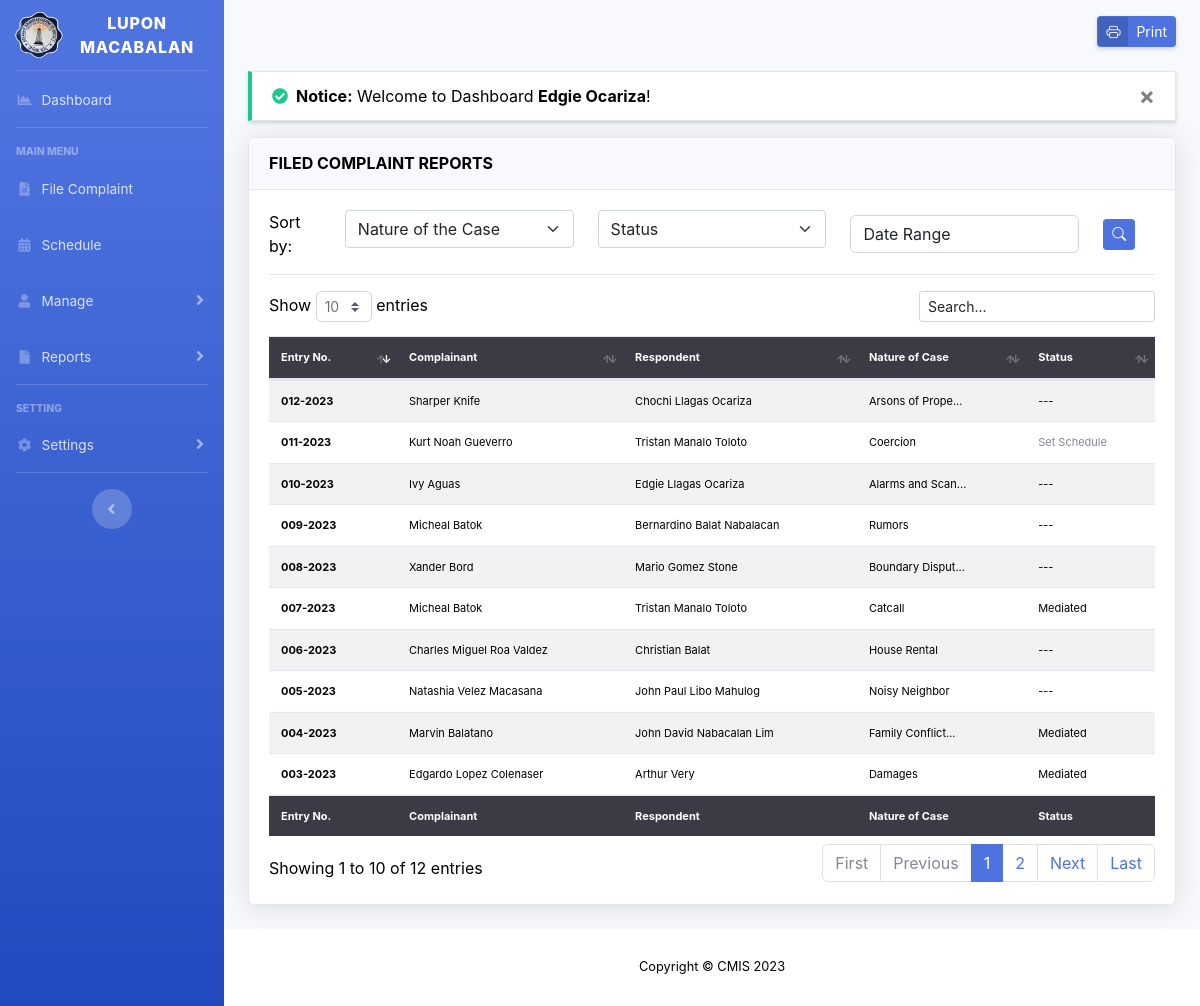
The page /filed-complaint-reports.php (signed in) on the database as committed earlier.
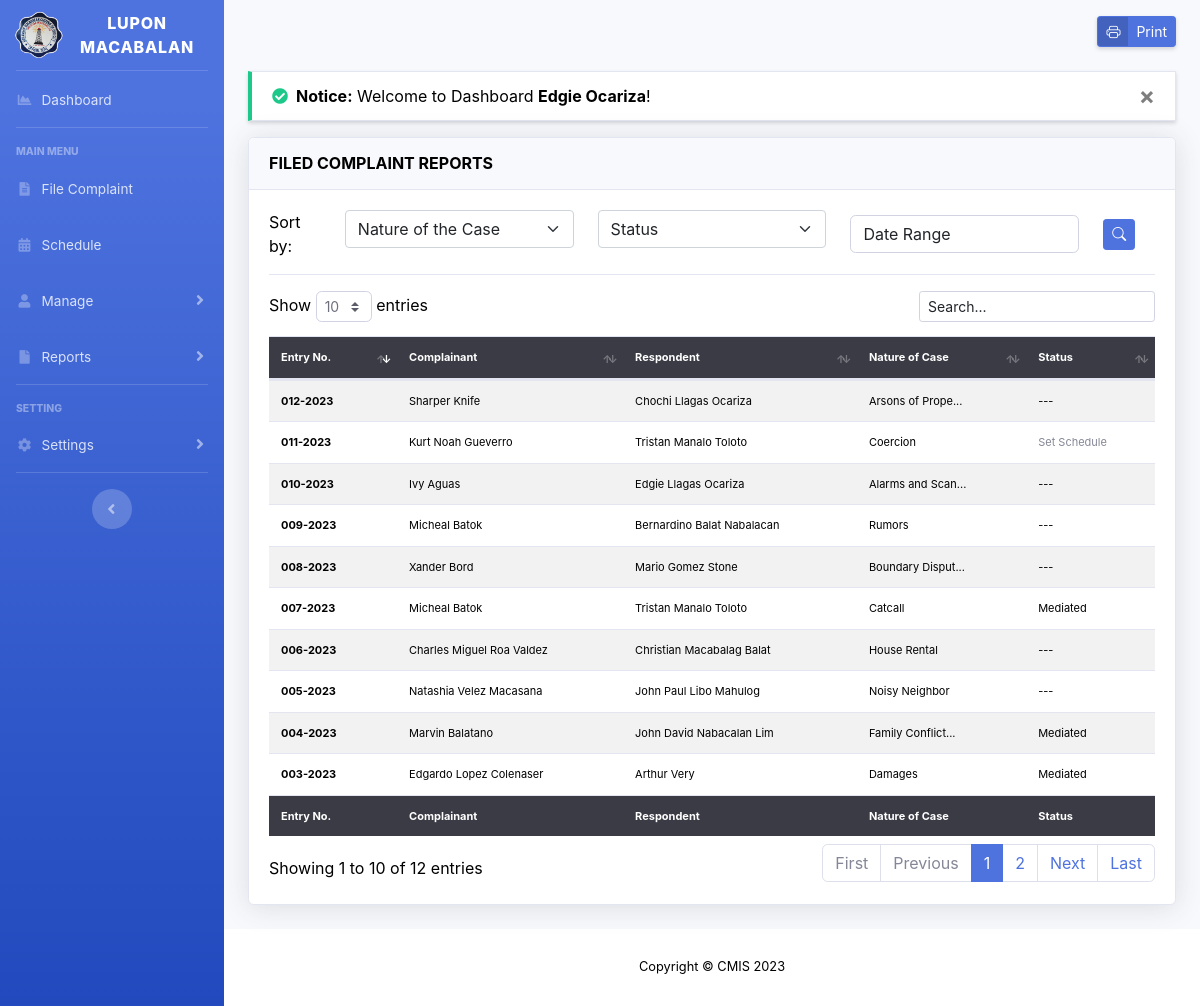
The same page on the database as committed later.
### tables this page shows
CREATE TABLE `tbl_file_complaint` (
  `fc_id` varchar(50) NOT NULL,
  `comp_id` int(15) NOT NULL,
  `resp_id` int(15) NOT NULL,
  `com_id` int(15) NOT NULL,
  `fc_statement` text NOT NULL,
  `status_id` int(11) NOT NULL,
  `fc_type` int(11) NOT NULL DEFAULT 0 COMMENT '[0] = Resident\r\n[1] = Non Resident',
  `fc_regdatetime` timestamp NOT NULL DEFAULT current_timestamp(),
  `fc_moddatetime` timestamp NOT NULL DEFAULT current_timestamp() ON UPDATE current_timestamp(),
  PRIMARY KEY (`fc_id`),
  KEY `comp_id` (`comp_id`,`resp_id`,`com_id`,`status_id`)
);

CREATE TABLE `tbl_residents` (
  `res_id` int(15) unsigned NOT NULL AUTO_INCREMENT,
  `res_fname` varchar(50) NOT NULL,
  `res_mname` varchar(50) NOT NULL,
  `res_lname` varchar(50) NOT NULL,
  `res_suffix` varchar(5) NOT NULL,
  `res_birthday` date NOT NULL,
  `res_age` int(3) NOT NULL,
  `res_gender` text NOT NULL,
  `res_cstatus` text NOT NULL,
  `zone_id` int(11) NOT NULL,
  `res_contact` varchar(11) NOT NULL,
  `res_regDateTime` timestamp NOT NULL DEFAULT current_timestamp(),
  `res_moddatetime` timestamp NOT NULL DEFAULT current_timestamp() ON UPDATE current_timestamp(),
  PRIMARY KEY (`res_id`),
  KEY `zone_id` (`zone_id`)
);

CREATE TABLE `tbl_complaint_type` (
  `com_id` int(15) NOT NULL AUTO_INCREMENT,
  `com_name` varchar(100) NOT NULL,
  `com_details` text NOT NULL,
  `com_regdatetime` timestamp NOT NULL DEFAULT current_timestamp(),
  PRIMARY KEY (`com_id`)
);

CREATE TABLE `tbl_status` (
  `status_id` int(11) unsigned NOT NULL AUTO_INCREMENT,
  `status_name` varchar(50) NOT NULL,
  `status_description` text NOT NULL,
  `status_regdatetime` timestamp NOT NULL DEFAULT current_timestamp(),
  PRIMARY KEY (`status_id`)
);

CREATE TABLE `tbl_non_residents` (
  `nres_id` int(15) unsigned NOT NULL AUTO_INCREMENT,
  `nres_fname` varchar(50) NOT NULL,
  `nres_mname` varchar(50) NOT NULL,
  `nres_lname` varchar(50) NOT NULL,
  `nres_suffix` varchar(5) NOT NULL,
  `nres_birthday` date NOT NULL,
  `nres_age` int(3) NOT NULL,
  `nres_gender` text NOT NULL,
  `citizenship_id` int(11) NOT NULL,
  `nres_cstatus` text NOT NULL,
  `nres_zone` text NOT NULL,
  `nres_barangay` text NOT NULL,
  `nres_city` text NOT NULL,
  `nres_province` text NOT NULL,
  `nres_zcode` text NOT NULL,
  `nres_contact` varchar(11) NOT NULL,
  `nres_regdatetime` timestamp NOT NULL DEFAULT current_timestamp(),
  `nres_moddatetime` timestamp NOT NULL DEFAULT current_timestamp() ON UPDATE current_timestamp(),
  PRIMARY KEY (`nres_id`),
  KEY `citizenship_id` (`citizenship_id`)
);

### filed-complaint-reports.php (the view, shortened to what this page needs)
<?php
include 'layouts/header.php';
include 'config/connection.php';
if (isset($_POST['com_id']) && isset($_POST['status']) && isset($_POST['range']) && $_POST['range'] != "") {
	$com_id = $_POST['com_id'];
	$status_id = $_POST['status'];
	$range = $_POST['range'];
	$start = date('Y-m-d', strtotime(substr($range, 0, 10)));
	$end = date('Y-m-d', strtotime(substr($range, 13, 10)));
	$fc = $connection->query("SELECT * FROM tbl_file_complaint WHERE com_id = '$com_id' AND status_id = '$status_id' AND DATE_FORMAT(fc_regdatetime, '%Y-%m-%d') BETWEEN '$start' AND '$end'");
} else if (isset($_POST['com_id']) && isset($_POST['status'])) {
	$com_id = $_POST['com_id'];
	$status_id = $_POST['status'];
	$fc = $connection->query("SELECT * FROM tbl_file_complaint WHERE com_id = '$com_id' AND status_id = '$status_id'");
} else if (isset($_POST['com_id'])) {
	$com_id = $_POST['com_id'];
	$fc = $connection->query("SELECT * FROM tbl_file_complaint WHERE com_id = '$com_id'");
} else if (isset($_POST['status'])) {
	$status_id = $_POST['status'];
	$range = $_POST['range'];
	$start = date('Y-m-d', strtotime(substr($range, 0, 10)));
	$end = date('Y-m-d', strtotime(substr($range, 13, 10)));
	$fc = $connection->query("SELECT * FROM tbl_file_complaint WHERE status_id = '$status_id'");
} else if (isset($_POST['range']) && $_POST['range'] != "") {
	$range = $_POST['date_range'];
	$start = date('Y-m-d', strtotime(substr($range, 0, 10)));
	$end = date('Y-m-d', strtotime(substr($range, 13, 10)));
	$fc = $connection->query("SELECT * FROM tbl_file_complaint WHERE DATE_FORMAT(fc_regdatetime, '%Y-%m-%d') BETWEEN '$start' AND '$end'");
} else {
	$fc = $connection->query("SELECT * FROM tbl_file_complaint");
}
?>
<div id="content">
	<div class="container-fluid">
		<div class="d-sm-flex align-items-center mb-4">
			<button href="#" class="ml-auto btn btn-sm btn-primary btn-icon-split shadow-sm" id="print">
				<span class="icon">
					<i class="bi bi-printer"></i>
				</span>
				<span class="text">Print</span>
			</button>
		</div>
		<?php include 'config/message.php'; ?>
		<div id="printThis">
			<div class="card shadow mb-4">
				<div class="card-header py-3">
					<h6 class="m-0 font-weight-bold card-title">FILED COMPLAINT REPORTS</h6>
				</div>
				<div class="card-body">
					<div class="mb-3 border-bottom pb-3 d-print-none">
						<form method="POST" action="filed-complaint-reports.php">
							<div class="row">
								<div class="col-sm-1 align-self-center">
									Sort by:
								</div>
								<div class="col-sm">
								</div>
								<div class="col-sm">
								</div>
								<div class="col-sm align-self-center">
									<input type="text" name="range" class="form-control" id="reportrange" style="cursor: pointer; background-color: white" placeholder="Date Range" value="<?= isset($_POST['range']) && $_POST['range'] != '' ? $_POST['range'] : '' ?>" readonly>
								</div>
								<div class="col-sm-1 align-self-center">
									<button type="submit" class="btn btn-sm btn-primary" name="search"><i class="bi bi-search"></i></button>
								</div>
							</div>
						</form>
					</div>
					<div class="table-responsive">
						<table class="table table-striped border-0" id="table_desc" width="100%">
							<thead class="bg-gray-900 text-white border-0">
								<tr>
									<th>Entry No.</th>
									<th>Complainant</th>
									<th>Respondent</th>
									<th>Nature of Case</th>
									<th>Status</th>
								</tr>
							</thead>
							<tbody>
								<?php while ($row = $fc->fetch_assoc()) : ?>
									<tr>
										<th class="align-middle"><?= $row['fc_id']; ?></th>
										<td>
											<?php
											$comp_id = $row['comp_id'];
											if ($row['fc_type'] == 0) {
												$c_res = $connection->query("SELECT * FROM tbl_residents WHERE res_id = '$comp_id'")->fetch_assoc();
												$comp_fullname = $c_res['res_fname'] . ' ' . $c_res['res_mname'] . ' ' . $c_res['res_lname'];
											} else if ($row['fc_type'] == 1) {
												$c_nres = $connection->query("SELECT * FROM tbl_non_residents WHERE nres_id = '$comp_id'")->fetch_assoc();
												$comp_fullname = $c_nres['nres_fname'] . ' ' . $c_nres['nres_mname'] . ' ' . $c_nres['nres_lname'];
											}
											echo $comp_fullname;
											?>
										</td>
										<td>
											<?php
											$resp_id = $row['resp_id'];
											$residents = $connection->query("SELECT * FROM tbl_residents WHERE res_id = '$resp_id'")->fetch_assoc();
											$resp_fullname = $residents['res_fname'] . ' ' . $residents['res_mname'] . ' ' . $residents['res_lname'];
											echo $resp_fullname;
											?>
										</td>
										<td>
											<?php
											$com = $row['com_id'];
											$c_query = "SELECT * FROM tbl_complaint_type WHERE com_id = '$com'";
											$c = $connection->query($c_query)->fetch_assoc();
											$com_type = $c['com_name'];
											if (strlen($com_type) >= 15) {
												echo substr($com_type, 0, 15,) . '...';
											} else {
												echo $com_type;
											}
											?>
										</td>
										<td>
											<?php
											$s_fc_id = $row['fc_id'];
											$schedule = "SELECT * FROM tbl_schedules WHERE fc_id = '$s_fc_id'";
											$check_sched = $connection->query($schedule);
											if ($check_sched->num_rows > 0) {
												$fc_status_id = $row['status_id'];
												$status = "SELECT * FROM tbl_status";
												$status_r = $connection->query($status);
												if ($fc_status_id != 0) {
													while ($statdata = $status_r->fetch_assoc()) {
														if ($fc_status_id == $statdata['status_id']) {
															echo $statdata['status_name'];
														}
													}
												} else {
													echo "---";
												}
											} else {
												echo "<span class='text-muted'>Set Schedule</span>";
											}
											?>
										</td>
									</tr>
								<?php endwhile; ?>
							</tbody>
							<tfoot class="bg-gray-900 text-white">
								<tr>
									<th>Entry No.</th>
									<th>Complainant</th>
									<th>Respondent</th>
									<th>Nature of Case</th>
									<th>Status</th>
								</tr>
							</tfoot>
						</table>
					</div>
				</div>
			</div>
		</div>
	</div>
</div>
<?php
include 'layouts/footer.php';
?>

### layouts/header.php (shortened to what this page needs)
<!DOCTYPE html>
<html lang="en">
<head>
	<link href="assets/vendor/fontawesome-free/css/all.min.css" rel="stylesheet" type="text/css">
	<link href="assets/css/sb-admin-2.css" rel="stylesheet">
	<link rel="stylesheet" href="assets/css/bootstrap-icons.css">
	<link href="assets/vendor/datatables/dataTables.bootstrap4.min.css" rel="stylesheet">
	<link rel="stylesheet" href="assets/vendor/select2/select2.min.css" />
	<link rel="stylesheet" href="assets/vendor/select2/select2-bootstrap-5-theme.min.css" />
	<link rel="stylesheet" href="assets/vendor/bootstrap-colorpicker/css/bootstrap-colorpicker.min.css" />
	<link rel="stylesheet" href="assets/vendor/daterangepicker/daterangepicker.css" />
</head>
<body id="page-top">
	<div id="wrapper">
		<?php include "sidebar.php" ?>
		<div id="content-wrapper" class="d-flex flex-column">

### layouts/sidebar.php (shortened to what this page needs)
<?php
$page = substr($_SERVER['SCRIPT_NAME'], strrpos($_SERVER['SCRIPT_NAME'], "/")+1);
?>
<ul class="navbar-nav bg-gradient-primary sidebar sidebar-dark accordion" id="accordionSidebar">
	<a class="sidebar-brand d-flex align-items-center justify-content-center" href="index.html">
		<div class="sidebar-brand-icon">
			<img src="assets/img/logo.png" width="50">
		</div>
		<div class="sidebar-brand-text mx-3">Lupon Macabalan</div>
	</a>
	<hr class="sidebar-divider my-0">
	<li class="nav-item <?= $page == 'dashboard.php'? 'active' : '' ?>">
		<a class="nav-link" href="dashboard.php">
			<i class="fas fa-fw fa-chart-area"></i>
			<span>Dashboard</span>
		</a>
	</li>
	<hr class="sidebar-divider">
	<div class="sidebar-heading">
		Main Menu
	</div>
	<li class="nav-item <?= $page == 'file-complaint.php'? 'active' : '' ?>">
		<a class="nav-link" href="file-complaint.php">
			<i class="fas fa-fw fa-file-alt"></i>
			<span>File Complaint</span>
		</a>
	</li>
	<li class="nav-item <?= $page == 'schedules.php'? 'active' : '' ?>">
		<a class="nav-link" href="schedules.php">
			<i class="fas fa-fw fa-calendar-alt"></i>
			<span>Schedule</span>
		</a>
	</li>
	<?php if($_SESSION['role'] == 1): ?>
		<li class="nav-item <?= $page == 'residents.php' || $page == 'non-residents.php' || $page == 'lupon.php' || $page == 'users.php' || $page == 'logs.php' || $page == 'view-resident-profile.php' || $page == 'view-non-resident-profile.php' || $page == 'view-lupon-profile.php' ? 'active':'' ?>">
			<a class="nav-link <?= $page == 'residents.php' || $page == 'non-residents.php' || $page == 'lupon.php' || $page == 'users.php' || $page == 'logs.php' || $page == 'view-resident-profile.php' || $page == 'view-non-resident-profile.php' || $page == 'view-lupon-profile.php' ? '':'collapsed' ?>" href="#" data-toggle="collapse" data-target="#collapseTwo" aria-expanded="true" aria-controls="collapseTwo">
				<i class="fas fa-fw fa-user"></i>
				<span>Manage</span>
			</a>
		</li>
		<li class="nav-item">
			<a class="nav-link collapsed" href="#" data-toggle="collapse" data-target="#collapseUtilities" aria-expanded="true" aria-controls="collapseUtilities">
				<i class="fas fa-fw fa-file"></i>
				<span>Reports</span>
			</a>
		</li>
	<?php endif; ?>
	<hr class="sidebar-divider">
	<div class="sidebar-heading">
		Setting
	</div>
	<li class="nav-item <?= $page == 'positions.php' || $page == 'zone.php' || $page == 'citizenship.php' || $page == 'status.php' || $page == 'events.php' || $page == 'complaint-type.php' || $page == 'backup.php' ? 'active':'' ?>">
		<a class="nav-link <?= $page == 'positions.php' || $page == 'zone.php' || $page == 'citizenship.php' || $page == 'status.php' || $page == 'events.php' || $page == 'complaint-type.php' || $page == 'backup.php' ? '':'collapsed' ?>" href="#" data-toggle="collapse" data-target="#collapsePages" aria-expanded="true" aria-controls="collapsePages">
			<i class="fas fa-fw fa-cog"></i>
			<span>Settings</span>
		</a>
	</li>
	<hr class="sidebar-divider d-none d-md-block">
	<div class="text-center d-none d-md-inline">
		<button class="rounded-circle border-0" id="sidebarToggle"></button>
	</div>
</ul>

### config/message.php (shortened to what this page needs)
<?php
if (!empty($_SESSION['message_success'])) {
	?>
	<div class="alert alert-dismissible bg-white rounded-0 border-left-success shadow-sm border border-5" role="alert">
        <strong><i class="fas fa-check-circle mr-2 text-success"></i>Notice:</strong>
        <?= $_SESSION['message_success'] ?>
        <button type="button" class="close" data-dismiss="alert">&times;</button>
    </div>
	<?php
}
	?>

### layouts/footer.php (shortened to what this page needs)
				<footer class="sticky-footer bg-white">
					<div class="container my-auto">
						<div class="copyright text-center my-auto">
							<span>Copyright &copy; CMIS 2023</span>
						</div>
					</div>
				</footer>
			</div>
		</div>
	</body>
</html>

### layouts/header.php (style rules this page uses)
body { color: black !important; }
#content { margin-top: 1rem; }
body { background-color: black !important; }
.text-black, table td, table tbody th { color: black !important; }

### filed-complaint-reports.php (style rules this page uses)
.form-control::placeholder { color: #212529 !important; opacity: 1; }
table { font-size: 11px; }

Rows that differ between the two databases and show on the page:
changed through a linked row, tbl_file_complaint "Charles Miguel Roa Valdez": tbl_residents.res_fname+res_mname+res_lname "Christian Balat" → "Christian Macabalag Balat"
